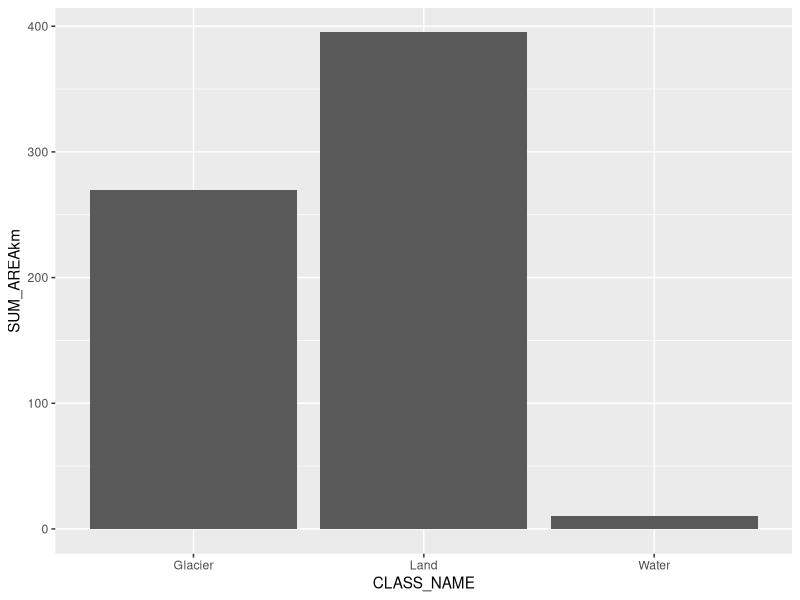
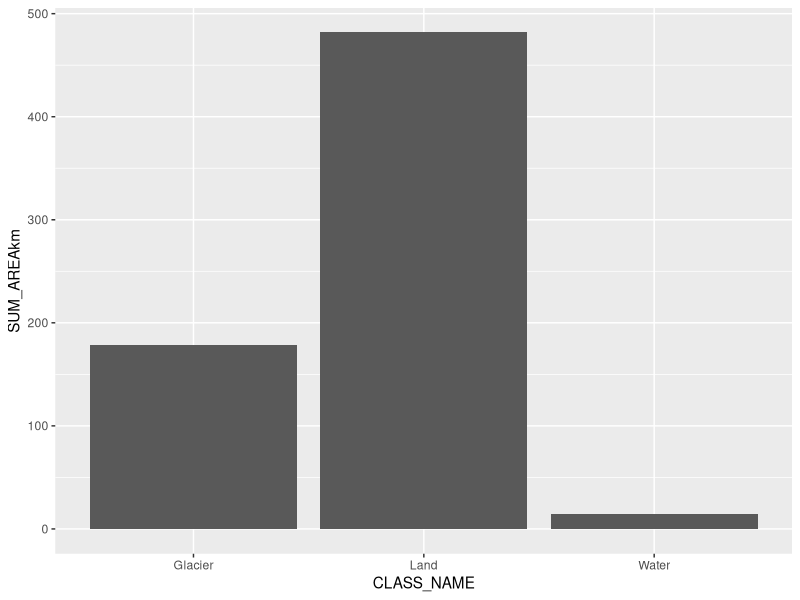
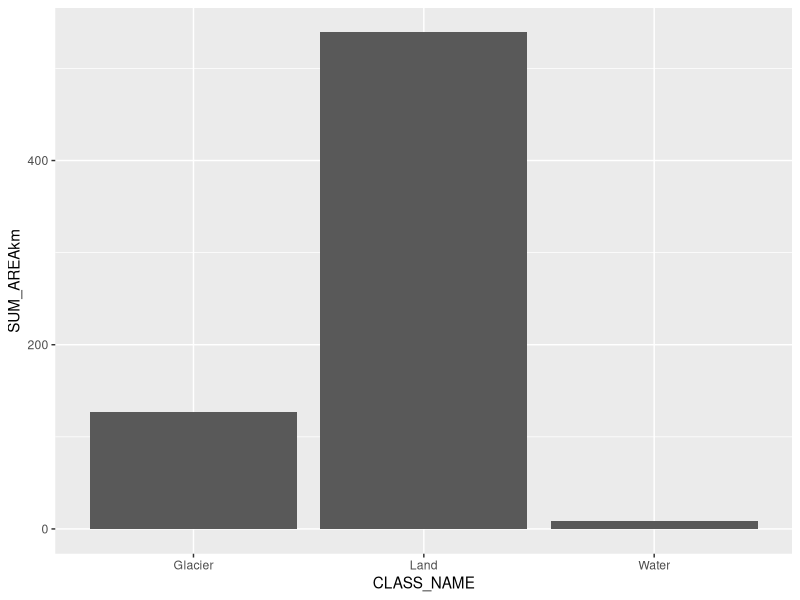
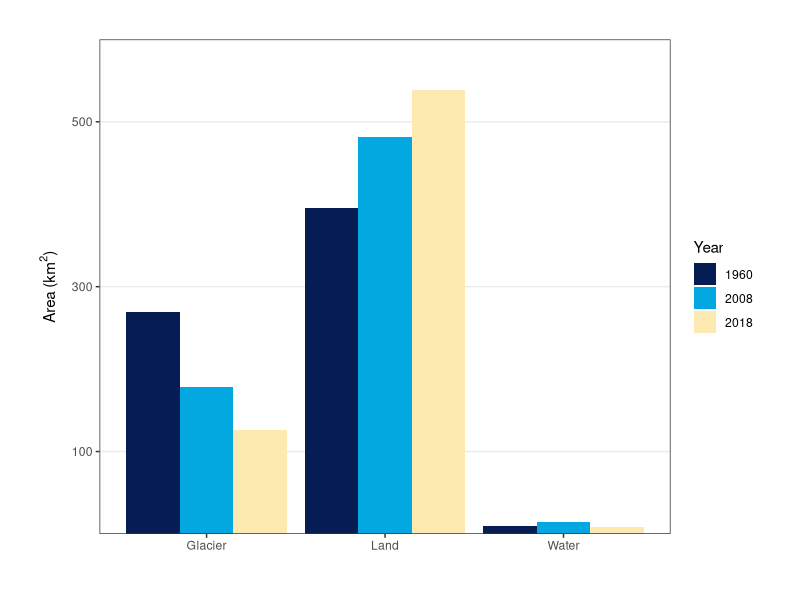
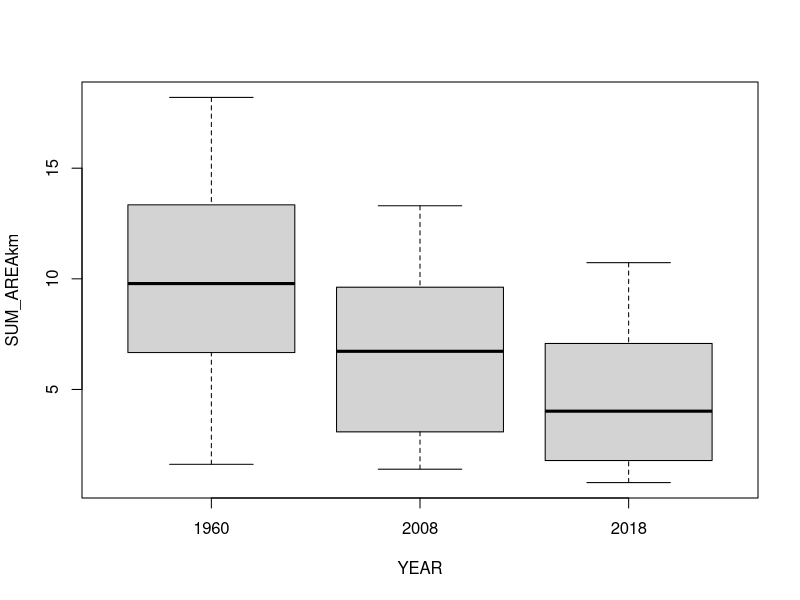
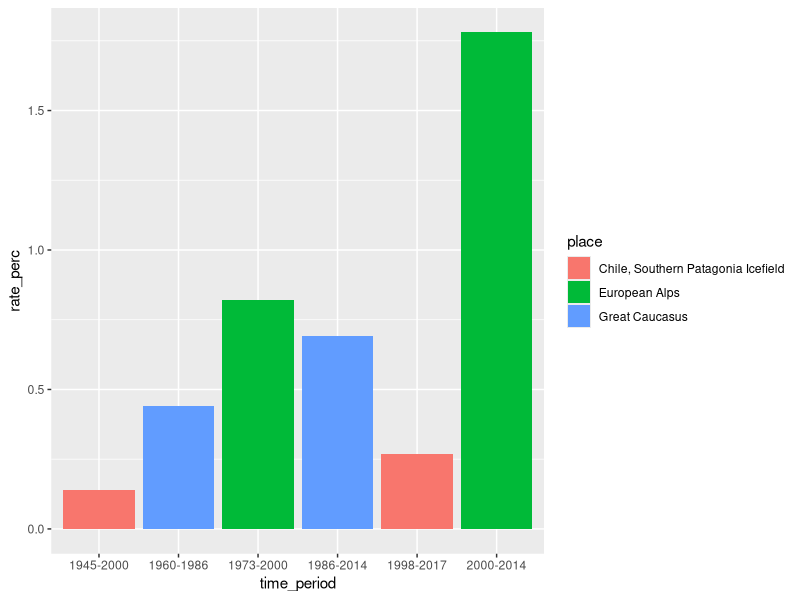
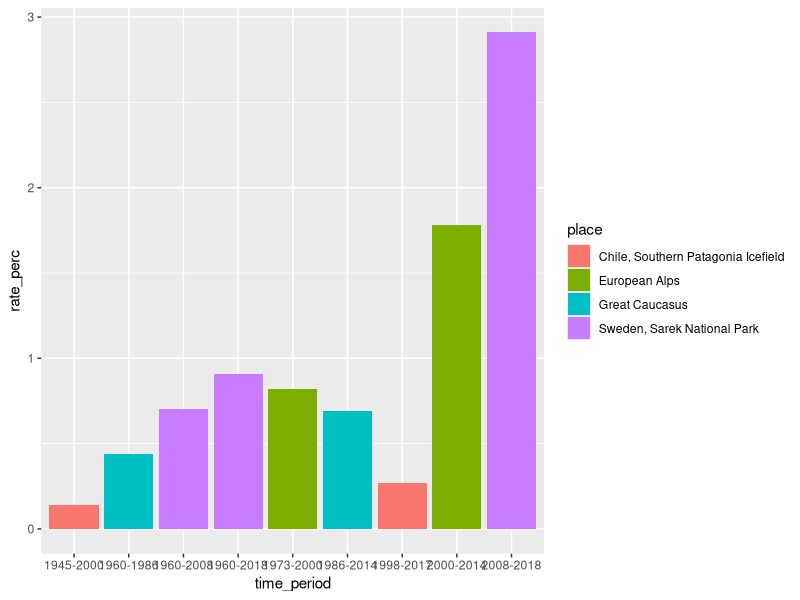
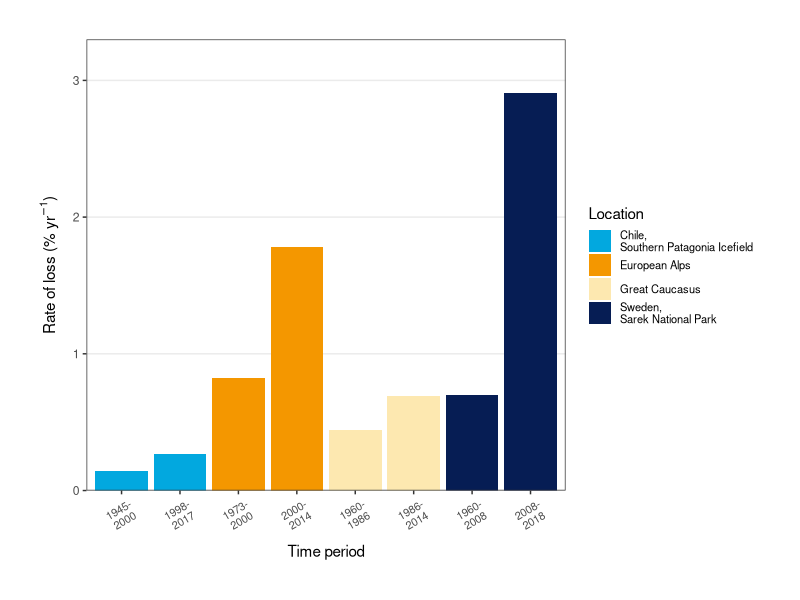

Generate these figures, in order, with R:
## Statistics for Applied RS and GIS project 
## Stockholm University, 2022 
## Emma Gemal

### Library ----
library(tidyverse)
library(lme4)


## Loading the data
tiles1960 <- read.csv("Data/area_1960_tiles.csv")
tiles2008 <- read.csv("Data/area_2008_tiles.csv")
tiles2018 <- read.csv("Data/area_2018_tiles.csv")

world <- read.csv("Data/other_glaciers.csv")


### Cleaning the data
tiles1960 <- tiles1960 %>% 
                mutate(YEAR = MERGE_SRC) %>% 
                dplyr::select(!MERGE_SRC) %>% 
                mutate(TILE = str_extract(YEAR, "_.._.._..")) %>% 
                mutate(YEAR = str_extract(YEAR, "[\\d]{1,4}")) %>% 
                mutate(SUM_AREAkm = SUM_AREA/1000000)
str(tiles1960)

tiles2008 <- tiles2008 %>% 
                mutate(YEAR = MERGE_SRC) %>% 
                dplyr::select(!MERGE_SRC) %>% 
                mutate(TILE = str_extract(YEAR, "_.._.._..")) %>% 
                mutate(YEAR = str_extract(YEAR, "[\\d]{1,4}")) %>% 
                mutate(SUM_AREAkm = SUM_AREA/1000000) %>% 
                mutate(CLASS_NAME = case_when(CLASS_NAME == "Glaciers" ~ "Glacier",
                                              CLASS_NAME == "Glacier" ~ "Glacier",
                                              CLASS_NAME == "Land" ~ "Land",
                                              CLASS_NAME == "Water" ~ "Water"))
str(tiles2008)

tiles2018 <- tiles2018 %>% 
                mutate(YEAR = MERGE_SRC) %>% 
                dplyr::select(!MERGE_SRC) %>% 
                mutate(TILE = str_extract(YEAR, "_.._.._..")) %>% 
                mutate(YEAR = str_extract(YEAR, "[\\d]{1,4}")) %>% 
                mutate(SUM_AREAkm = SUM_AREA/1000000) %>% 
                mutate(CLASS_NAME = case_when(CLASS_NAME == "Glaciers" ~ "Glacier",
                                              CLASS_NAME == "Glacier" ~ "Glacier",
                                              CLASS_NAME == "Land" ~ "Land",
                                              CLASS_NAME == "Water" ~ "Water"))
str(tiles2018)

# checking area totals and distribution 
sum(tiles1960$SUM_AREAkm)
sum(tiles2008$SUM_AREAkm)
sum(tiles2018$SUM_AREAkm)

ggplot(tiles1960, aes(x = CLASS_NAME, y = SUM_AREAkm)) +
  geom_col()
ggplot(tiles2008, aes(x = CLASS_NAME, y = SUM_AREAkm)) +
  geom_col()
ggplot(tiles2018, aes(x = CLASS_NAME, y = SUM_AREAkm)) +
  geom_col()

# summarizing each year 
sum1960 <- tiles1960 %>% 
              group_by(CLASS_NAME) %>% 
              summarise(AREA = sum(SUM_AREA),
                        AREAkm = sum(SUM_AREAkm))
sum2008 <- tiles2008 %>% 
              group_by(CLASS_NAME) %>% 
              summarise(AREA = sum(SUM_AREA),
                        AREAkm = sum(SUM_AREAkm))
sum2018 <- tiles2018 %>% 
              group_by(CLASS_NAME) %>% 
              summarise(AREA = sum(SUM_AREA),
                        AREAkm = sum(SUM_AREAkm))


### Combining 1960, 2008 and 2018 tile data
tiles60_08 <- full_join(tiles1960, tiles2008)
tiles <- full_join(tiles60_08, tiles2018)

tiles08_18 <- full_join(tiles2008, tiles2018)
tiles08_18 <- tiles08_18 %>% 
                mutate(YEAR = as.numeric(YEAR)) %>%   # making year numeric 
                filter(CLASS_NAME == "Glacier")

tiles60_08 <- tiles60_08 %>% 
                mutate(YEAR = as.numeric(YEAR)) %>%   # making year numeric 
                filter(CLASS_NAME == "Glacier")


### Glacier-data only 
tiles_glaciers <- tiles %>% 
                    filter(CLASS_NAME == "Glacier") %>% 
                    mutate(YEAR = as.numeric(YEAR))

# making a summarized dataset to use for plotting == it's the glacier's data DUH 
tiles_sum <- tiles %>% 
                group_by(YEAR, CLASS_NAME) %>% 
                summarise(AREAm = sum(SUM_AREA),
                          AREAkm = sum(SUM_AREAkm)) %>% 
                ungroup()

sum_glaciers <- tiles_sum %>% 
                  filter(CLASS_NAME == "Glacier") %>% 
                  mutate(YEAR = as.numeric(YEAR))
sum_glaciers

### Figure of results  
(tiles_bar <- ggplot(tiles_sum, aes(x = CLASS_NAME, y = AREAkm)) +
                geom_col(aes(fill = YEAR), position = "dodge") +
                xlab(element_blank()) +
                ylab(expression(paste("Area (", km^{2}, ")"))) +
                theme_bw() +
                theme(panel.grid.minor.y = element_blank(),
                      panel.grid.major.x = element_blank(),
                      axis.title.y = element_text(margin = margin(t = 0, r = 7, l = 0, b = 0)),
                      plot.margin = margin(1, 1, 1, 1, "cm")) +
                scale_y_continuous(expand = c(0,0), limits = c(0, 600),
                                   breaks = c(100, 300, 500)) +
                scale_fill_manual(name = "Year", 
                                  values = c("#061D54", "#02A8DF", "#FDEAB2")))

ggsave(filename = "Figures/barplot_area-time.pdf", plot = tiles_bar, 
       width = 5, height = 4, units = "in")



### Statistical analysis 
## Is there a significant difference between 1960, 2008 and 2018 glacier area? 
boxplot(SUM_AREAkm ~ YEAR, tiles_glaciers)

lm1 <- lmer(SUM_AREAkm ~ YEAR + (1|TILE), tiles_glaciers)
lm2 <- lm(SUM_AREAkm ~ YEAR, tiles_glaciers)

AIC(lm1, lm2) # lm1 is better, but sooo many tiles (not a great random effect)

summary(lm2)

## Change across whole park (sum of all tiles)
lm_sum <- lm(AREAkm ~ YEAR, sum_glaciers)
summary(lm_sum)
# slope with the sums = -2.2811 km2 per year for the whole park 


## Looking at all the classes
tiles_num <- tiles %>% 
                mutate(YEAR = as.numeric(YEAR))

lm_class1 <- lmer(SUM_AREAkm ~ YEAR + (1|CLASS_NAME), tiles_num)
lm_class2 <- lm(SUM_AREAkm ~ YEAR + CLASS_NAME, tiles_num)
lm_class3 <- lm(SUM_AREAkm ~ YEAR + CLASS_NAME, tiles)   # using categorical 'YEAR' 

AIC(lm_class1, lm_class2, lm_class3)  # 'lm_class2' is best 

summary(lm_class2)
# significant difference in area between years for 'Land' (p = <2e-16)
# area of land significantly increases across the years (10.384 km2 per year it seems)
# water also significantly declined (p = 1.16e-12, slope = -6.119)

## Change from 2008-2018 only 
# t-test to get significance
t.test(SUM_AREAkm ~ YEAR, tiles08_18)
# p = 0.04467
# t = 2.0586
# DF = 50.922

# rate of change per year per tile 
lm_modern <- lm(SUM_AREAkm ~ YEAR, tiles08_18)
summary(lm_modern)
# negative change per tile (slope = -0.1925 km2 per year) 

# rate of change per year for the whole park 
sum08_18 <- tiles08_18 %>% 
              group_by(YEAR) %>% 
              summarise(AREAkm = sum(SUM_AREAkm))

lm_mod_sum <- lm(AREAkm ~ YEAR, sum08_18)
summary(lm_mod_sum)
# change = -5.197 km2 per year across the whole park 


## Change from 1960-2008 only 
# t-test to get significance
t.test(SUM_AREAkm ~ YEAR, tiles60_08)
# p = 0.0045
# t = 2.9752
# DF = 49.68

# change per tile per year 
lm_past <- lm(SUM_AREAkm ~ YEAR, tiles60_08)
summary(lm_past)  
# slight negative change (-0.07) and significant (p = 0.0044)

# change per year across whole park
sum60_08 <- tiles60_08 %>% 
                group_by(YEAR) %>% 
                summarise(AREAkm = sum(SUM_AREAkm))

lm_hist_sum <- lm(AREAkm ~ YEAR, sum60_08)
summary(lm_hist_sum)
# -1.891 km2 per year across the whole park 


### Comparison to alpine glaciers ----
ggplot(world, aes(x = time_period, y = rate_perc)) +
  geom_col(aes(fill = place))

## Adding Sarek data 
# 1960-2018 = 0.68% per year
# 1960-2008 = 0.30% per year 
# 2008-2018 = 2.91% per year 
time_period <- c("1960-2008", "2008-2018", "1960-2018")
rate_perc <- c(0.70, 2.91, 0.91)
place <- c("Sweden, Sarek National Park", "Sweden, Sarek National Park", "Sweden, Sarek National Park")

sarek <- tibble(time_period, rate_perc, place)

world_sarek <- full_join(world, sarek)

ggplot(world_sarek, aes(x = time_period, y = rate_perc)) +
  geom_col(aes(fill = place))

# removing the total rates and leaving the smaller time periods 
world_sarek <- world_sarek %>% 
                  filter(time_period != "1960-2018")

## Making an ordered plot (by location)
world_sarek$time_period <- world_sarek$time_period %>% 
                          str_replace_all("-", "- ")

world_sarek_ordered <- world_sarek %>% 
                          arrange(place) %>% 
                          mutate(time_period = factor(time_period, levels = time_period))
str(world_sarek_ordered)    

world_sarek_ordered <- world_sarek_ordered %>% 
                          mutate(place = case_when(place == "Chile, Southern Patagonia Icefield"
                                                    ~ "Chile, \nSouthern Patagonia Icefield",
                                                   place == "Sweden, Sarek National Park"
                                                    ~ "Sweden, \nSarek National Park",
                                                   place == "European Alps" ~ "European Alps",
                                                   place == "Great Caucasus" ~ "Great Caucasus"))

(world_plot2 <- ggplot(world_sarek_ordered, aes(x = time_period, y = rate_perc)) +
                  geom_col(aes(fill = place), position = "dodge") +
                  xlab("Time period") +
                  ylab(expression(paste("Rate of loss (% ", yr^{-1}, ")"))) +
                  theme_bw() +
                  theme(panel.grid.minor.y = element_blank(),
                        panel.grid.major.x = element_blank(),
                        axis.title.y = element_text(margin = margin(t = 0, r = 7, l = 0, b = 0)),
                        axis.title.x = element_text(margin = margin(t = 9, r = 0, l = 0, b = 0)),
                        axis.text.x = element_text(size = 8, angle = 30, vjust = 0.5),
                        plot.margin = margin(1, 1, 1, 1, "cm"),
                        legend.text = element_text(size = 8)) +
                  scale_y_continuous(expand = c(0, 0),
                                     limits = c(0, 3.3)) +
                  scale_x_discrete(labels = function(x) str_wrap(x, width = 5)) + 
                  scale_fill_manual(name = "Location", 
                                    values = c("#02A8DF", "#F49700", "#FDE8B0", "#061D54")))

ggsave(filename = "Figures/barplot_world_rates_ordered.pdf", plot = world_plot2, 
       width = 7, height = 4.5, units = "in")  


tiles_glaciers$SUM_AREAkm<2
